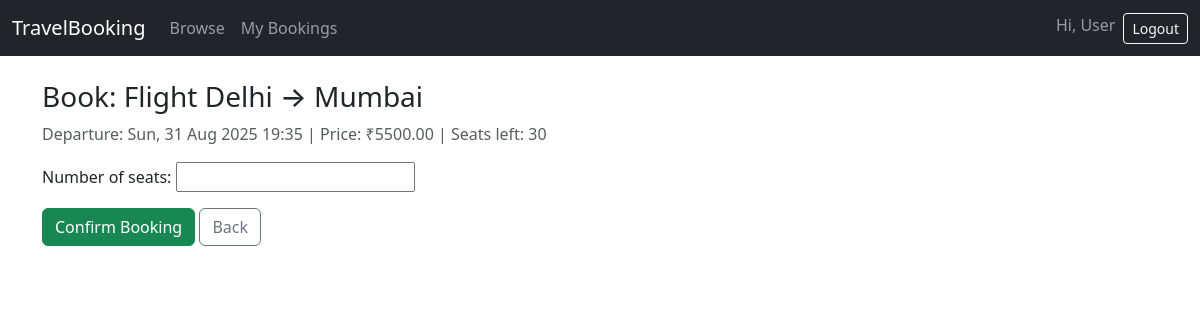
The page /travels/1/book/ (signed in) on the database its author committed.
### booking/models.py (models this page shows, shortened)
class TravelOption(models.Model):
    TRAVEL_TYPES = (('Flight','Flight'),('Train','Train'),('Bus','Bus'))
    travel_id = models.AutoField(primary_key=True)
    type = models.CharField(max_length=20, choices=TRAVEL_TYPES)
    source = models.CharField(max_length=100)
    destination = models.CharField(max_length=100)
    date_time = models.DateTimeField()
    price = models.DecimalField(max_digits=10, decimal_places=2)
    available_seats = models.PositiveIntegerField()

### booking/views.py (the view)
# urls.py: path('travels/<int:travel_id>/book/', views.book_travel, name='book_travel'),
@login_required
def book_travel(request, travel_id):
    travel = get_object_or_404(TravelOption, pk=travel_id)
    if request.method == 'POST':
        form = BookingForm(request.POST)
        if form.is_valid():
            seats = form.cleaned_data['number_of_seats']
            if seats < 1:
                messages.error(request, 'Seats must be at least 1')
                return redirect('book_travel', travel_id=travel_id)
            with transaction.atomic():
                travel_locked = TravelOption.objects.select_for_update().get(pk=travel_id)
                if travel_locked.available_seats < seats:
                    messages.error(request, 'Not enough seats available')
                    return redirect('book_travel', travel_id=travel_id)
                travel_locked.available_seats -= seats
                travel_locked.save()
                booking = Booking.objects.create(
                    user=request.user,
                    travel_option=travel_locked,
                    number_of_seats=seats,
                    total_price=seats * travel_locked.price
                )
            messages.success(request, f'Booked {seats} seat(s). Booking ID: {booking.booking_id}')
            return redirect('my_bookings')
    else:
        form = BookingForm()
    return render(request, 'booking_form.html', {'travel': travel, 'form': form})

### booking/forms.py
class BookingForm(forms.ModelForm):
    class Meta:
        model = Booking
        fields = ['number_of_seats']
        widgets = {'number_of_seats': forms.NumberInput(attrs={'min':1})}

### booking/templates/booking_form.html (shortened to what this page needs)
{% extends 'base.html' %}
{% block content %}
<h3>Book: {{ travel.type }} {{ travel.source }} → {{ travel.destination }}</h3>
<p class="text-muted">Departure: {{ travel.date_time|date:"D, d M Y H:i" }} | Price: ₹{{ travel.price }} | Seats left: {{ travel.available_seats }}</p>
<form method="post" class="mt-3">
  {{ form.as_p }}
  <button class="btn btn-success">Confirm Booking</button>
  <a class="btn btn-outline-secondary" href="{% url 'list_travel_options' %}">Back</a>
</form>
{% endblock %}

### booking/templates/base.html (shortened to what this page needs)
<!doctype html>
<html lang="en">
<head>
  <link href="https://cdn.jsdelivr.net/npm/bootstrap@5.3.3/dist/css/bootstrap.min.css" rel="stylesheet">
</head>
<body>
<nav class="navbar navbar-expand-lg navbar-dark bg-dark">
  <div class="container-fluid">
    <a class="navbar-brand" href="/travels/">TravelBooking</a>
    <div class="collapse navbar-collapse">
      <ul class="navbar-nav me-auto">
        <li class="nav-item"><a class="nav-link" href="/travels/">Browse</a></li>
        {% if user.is_authenticated %}<li class="nav-item"><a class="nav-link" href="/bookings/">My Bookings</a></li>{% endif %}
      </ul>
      <ul class="navbar-nav ms-auto">
        {% if user.is_authenticated %}
          <li class="nav-item"><span class="navbar-text me-2">Hi, {{ user.username }}</span></li>
          <li class="nav-item"><a class="btn btn-outline-light btn-sm" href="/accounts/logout/">Logout</a></li>
        {% else %}
          <li class="nav-item"><a class="btn btn-outline-light btn-sm me-2" href="/signup/">Sign up</a></li>
          <li class="nav-item"><a class="btn btn-warning btn-sm" href="/accounts/login/">Login</a></li>
        {% endif %}
      </ul>
    </div>
  </div>
</nav>
<div class="container py-4">
  {% block content %}{% endblock %}
</div>
</body>
</html>

### rows shown on the page
TravelOption: type "Flight", source "Delhi", destination "Mumbai", date_time "Sun, 31 Aug 2025 19:35", price "5500.00", available_seats "30"

### other values the page prints
{{ user.username }} "User"
